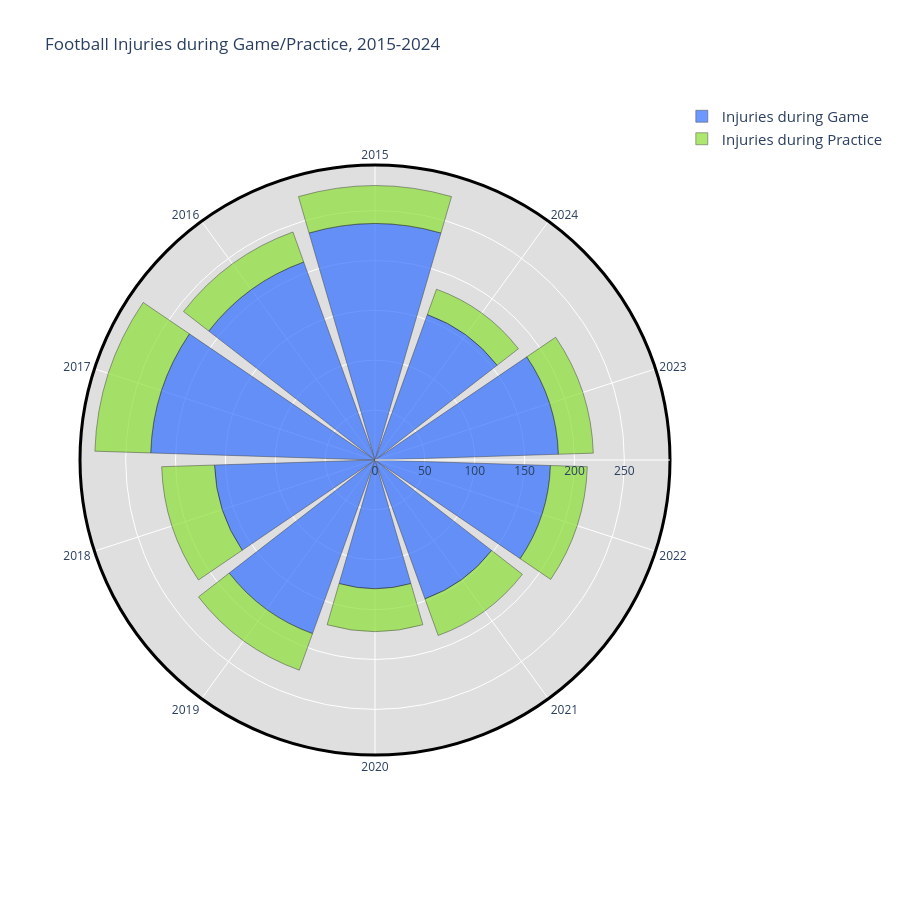

Write notebook code for a chart like this one.
### Code cell
fig = go.Figure()

fig.add_trace(go.Barpolar(
    r = list(injuries_df['Game']),
    theta = list(injuries_df['Year']),
    name = 'Injuries during Game',
    marker_color = 'rgb(46,109,255)',
    marker_line_color = 'black',
    hovertemplate="<b>Injuries: %{r}<b>",
    opacity = 0.7

))
fig.add_trace(go.Barpolar(
    r = list(injuries_df['Practice']),
    theta = list(injuries_df['Year']),
    name = 'Injuries during Practice',
    marker_color = 'rgb(139,222,52)',
    marker_line_color = 'black',
    hovertemplate="<b>Injuries: %{r}<b>",
    opacity = 0.7

))
fig.update_layout(
    title='Football Injuries during Game/Practice, 2015-2024',
    font_size = 12,
    legend_font_size=15,
    polar_angularaxis_rotation=90,
    width=900,
    height=900,
    polar = dict(
        bgcolor = "rgb(223, 223, 223)",
        angularaxis = dict(
            linewidth = 3,
            showline = True,
            linecolor = "black"
        )
        # radialaxis = dict(
        #     linewidth = 2,
        #     showline = True,
        #     gridcolor = "black",
        #     gridwidth=2
        # )
    )
)
fig.show()

### Figure 1 — Plotly figure (JSON) as saved in the notebook; plotly's stock layout.template omitted (floating-point values rounded to 4 significant figures)
{"data": [{"hovertemplate": "<b>Injuries: %{r}<b>", "marker": {"color": "rgb(46,109,255)", "line": {"color": "black"}}, "name": "Injuries during Game", "opacity": 0.7, "r": [237, 211, 225, 161, 185, 129, 148, 176, 184, 155], "theta": ["2015", "2016", "2017", "2018", "2019", "2020", "2021", "2022", "2023", "2024"], "type": "barpolar"}, {"hovertemplate": "<b>Injuries: %{r}<b>", "marker": {"color": "rgb(139,222,52)", "line": {"color": "black"}}, "name": "Injuries during Practice", "opacity": 0.7, "r": [38, 32, 56, 53, 39, 43, 39, 37, 35, 27], "theta": ["2015", "2016", "2017", "2018", "2019", "2020", "2021", "2022", "2023", "2024"], "type": "barpolar"}], "layout": {"font": {"size": 12}, "height": 900, "legend": {"font": {"size": 15}}, "polar": {"angularaxis": {"linecolor": "black", "linewidth": 3, "rotation": 90, "showline": true}, "bgcolor": "rgb(223, 223, 223)"}, "title": {"text": "Football Injuries during Game/Practice, 2015-2024"}, "width": 900}}
